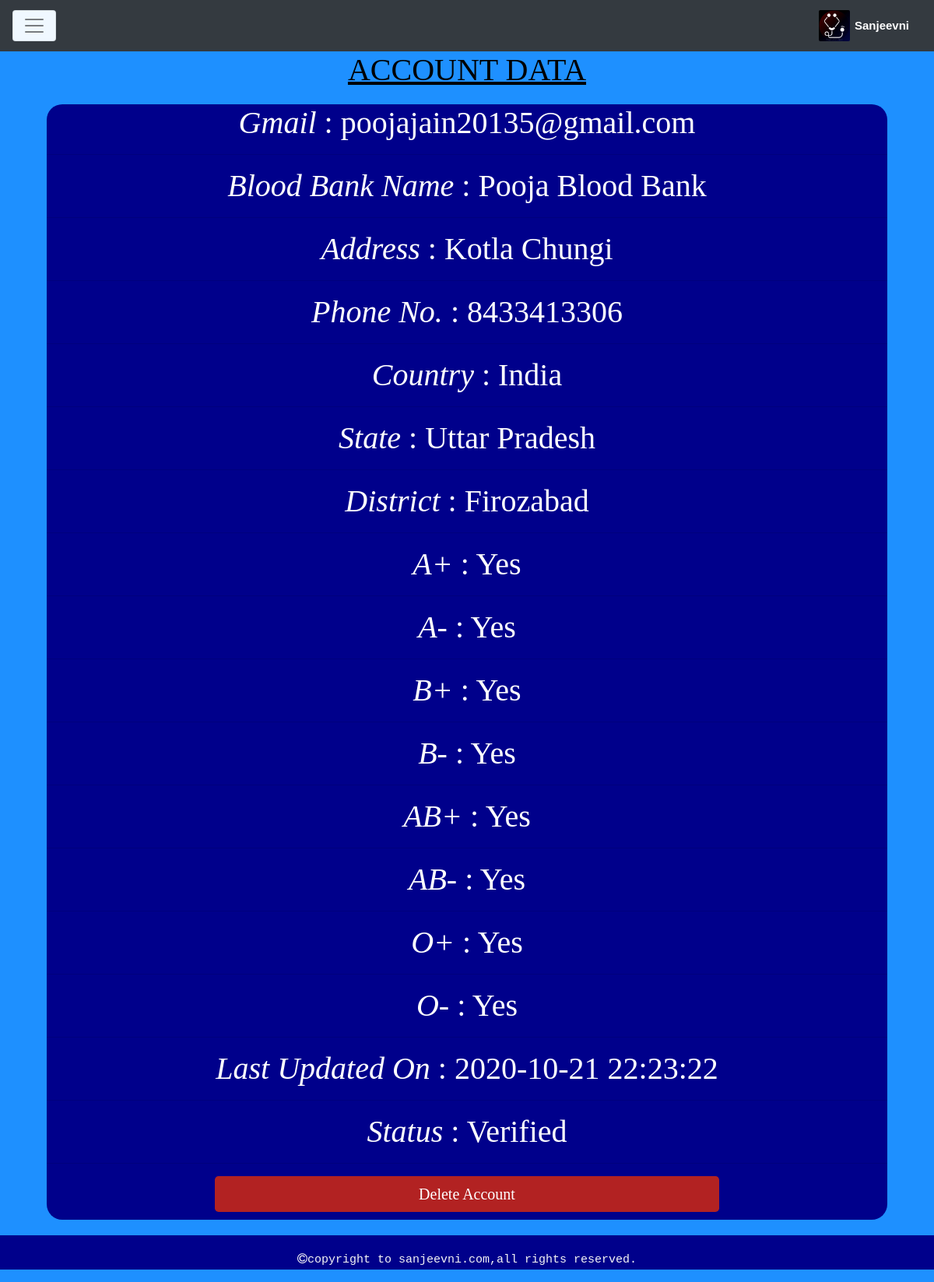
The app's page /admin/admin_blood_bank_profile.php?id=3 with its own data.
### tables this page shows
CREATE TABLE `blood_bank` (
  `id` int(10) NOT NULL,
  `email` varchar(100) NOT NULL,
  `pass` varchar(100) NOT NULL,
  `name` varchar(100) NOT NULL,
  `address` varchar(100) NOT NULL,
  `phone_no` varchar(100) NOT NULL,
  `country` varchar(20) NOT NULL,
  `state` varchar(20) NOT NULL,
  `district` varchar(30) NOT NULL,
  `a_positive` varchar(20) NOT NULL,
  `a_negative` varchar(20) NOT NULL,
  `b_positiveb` varchar(20) NOT NULL,
  `b_negative` varchar(20) NOT NULL,
  `ab_positive` varchar(20) NOT NULL,
  `ab_negative` varchar(20) NOT NULL,
  `o_positive` varchar(20) NOT NULL,
  `o_negative` varchar(20) NOT NULL,
  `image` text NOT NULL,
  `reg_date` text NOT NULL,
  `ver_code` int(50) NOT NULL,
  `status` varchar(30) NOT NULL
);

### admin/admin_blood_bank_profile.php (the view, shortened to what this page needs)
<!DOCTYPE html>
<?php
include("../includes/connection.php");
if(isset($_GET['id'])){
    $u_id=$_GET['id'];
    $vj="SELECT * FROM `blood_bank` WHERE `id`='$u_id'";
    $run=mysqli_query($con,$vj);
    $row=mysqli_fetch_array($run);
    $email=$row['email'];
    $name=$row['name'];
    $address=$row['address'];
    $phone_no=$row['phone_no'];
    $country=$row['country'];
    $state=$row['state'];
    $district=$row['district'];
    $a_positive=$row['a_positive'];
    $a_negative=$row['a_negative'];
    $b_positiveb=$row['b_positiveb'];
    $b_negative=$row['b_negative'];
    $ab_positive=$row['ab_positive'];
    $ab_negative=$row['ab_negative'];
    $o_positive=$row['o_positive'];
    $o_negative=$row['o_negative'];
    $reg_date=$row['reg_date'];
    $status=$row['status'];
}
?>
<html>
<head>
    <link rel="stylesheet" href="https://maxcdn.bootstrapcdn.com/bootstrap/4.0.0-alpha.6/css/bootstrap.min.css">
    <link rel="stylesheet" href="https://cdnjs.cloudflare.com/ajax/libs/font-awesome/4.7.0/css/font-awesome.min.css">
    <link rel="stylesheet" href="../style/admin_blood_bank_donor_profile.css">
</head>
<body>
    <nav class="navbar navbar-toggleable-md navbar-light  bg-dark">
        <button class="navbar-toggler navbar-toggler-right dropdown" type="button" data-toggle="collapse" data-target="#navbarSupportedContent" aria-controls="navbarSupportedContent" aria-expanded="false" aria-label="Toggle navigation">
            <span class="navbar-toggler-icon"></span>
        </button>
        <a class="navbar-brand" href="#"><img class="img-fluid logoimg" src="../image/logoimg.jpg">
            <h7 class="brand-name"><b>Sanjeevni</b></h7>
        </a>
    </nav>
<h1 class="data">account data</h1>
    <div class="fluid-container c1">
        <div class="row">
           <div class="col-sm-12">
            <div class="col1">
                <h1 class="gmail"><i>Gmail</i> : <?php echo"$email";?></h1><hr>
                <h1 class="info"><i>blood bank name</i> : <?php echo"$name";?></h1><hr>
                <h1 class="info"><i>address</i> : <?php echo"$address";?></h1><hr>
                <h1 class="info"><i>phone no.</i> : <?php echo"$phone_no";?></h1><hr>
                <h1 class="info"><i>country</i> : <?php echo"$country";?></h1><hr>
                <h1 class="info"><i>state</i> : <?php echo"$state";?></h1><hr>
                <h1 class="info"><i>district</i> : <?php echo"$district";?></h1><hr>
                <h1 class="info"><i>a+</i> : <?php echo"$a_positive";?></h1><hr>
                <h1 class="info"><i>a-</i> : <?php echo"$a_negative";?></h1><hr>
                <h1 class="info"><i>b+</i> : <?php echo"$b_positiveb";?></h1><hr>
                <h1 class="info"><i>b-</i> : <?php echo"$b_negative";?></h1><hr>
                <h1 class="info"><i>AB+</i> : <?php echo"$ab_positive";?></h1><hr>
                <h1 class="info"><i>AB-</i> : <?php echo"$ab_negative";?></h1><hr>
                <h1 class="info"><i>o+</i> : <?php echo"$o_positive";?></h1><hr>
                <h1 class="info"><i>o-</i> : <?php echo"$o_negative";?></h1><hr>
                <h1 class="info"><i>last updated on</i> : <?php echo"$reg_date";?></h1><hr>
                <h1 class="info"><i>status</i> : <?php echo"$status";?></h1><hr>
                    <div class="row">
                    <div class="col-sm-12">
                        <div class="col2">
                             <?php echo"<a style='color:white; text-decoration:none;' href='delete_blood_bank_script.php?id=$u_id'><button type='submit' class='btn btn-lg btn-block deletea'>Delete Account</button></a>"; ?>
                        </div>
                    </div>
                </div>
            </div>
        </div>
    </div>
    </div>
    <footer>
        <div class="fluid-container f1">
            <div class="container-fluid ">
                <div class="row ourservicesrow">
                    <div class="col-sm-2 ourservices">
                    </div>
                    <div class="col-sm-10 aboutmeparagraph">
                    </div>
                </div>
                <pre class="copyrightline"><i class="fa fa-copyright" aria-hidden="true"></i>copyright to sanjeevni.com,all rights reserved.</pre>
            </div>
        </div>
    </footer>
</body>
</html>

### style/admin_blood_bank_donor_profile.css (style rules this page uses)
nav { background-color: darkblue; margin: 0; padding: 0; }
.dropdown { background-color: aliceblue; }
.brand-name { color: white; font-family: sans-serif; font-size: 15px; text-align: center; }
.logoimg { height: 40px; width: 40px; border-radius: 2px; margin-bottom: 0px; margin-top: 0px; margin-left: 20px; }
.f1 { background-color: darkblue; }
.copyrightline { text-align: center; font-size: 15px; font-style: normal; color: whitesmoke; margin-top: 20px; }
body { background-color: dodgerblue; overflow-x: hidden; }
.data { text-align: center; color: black; font-family: serif; text-transform: uppercase; font-size-adjust: auto; text-decoration: underline; }
.c1 { background-color: darkblue; overflow-x: hidden; margin-left: 5%; margin-right: 5%; margin-top: 20px; margin-bottom: 20px; border-radius: 20px; }
.info { color: white; text-align: center; text-decoration: none; text-transform: capitalize; font-family: serif; font-size-adjust: auto; }
.gmail { color: white; text-align: center; text-decoration: none; font-family: serif; font-size-adjust: auto; overflow-x: auto; }
.deletea { margin-bottom: 10px; color: white; background-color: firebrick; font-size-adjust: auto; font-family: serif; text-align: center; width: 60%; margin-left: 20%; margin-right: 20%; border: none; }

### records on screen
blood_bank: email "poojajain20135@gmail.com", name "Pooja Blood Bank", address "Kotla Chungi", phone_no "8433413306", country "India", state "Uttar Pradesh", district "Firozabad", a_positive "Yes", a_negative "Yes", b_positiveb "Yes", b_negative "Yes", ab_positive "Yes", ab_negative "Yes", o_positive "Yes", o_negative "Yes", reg_date "2020-10-21 22:23:22", status "Verified"
